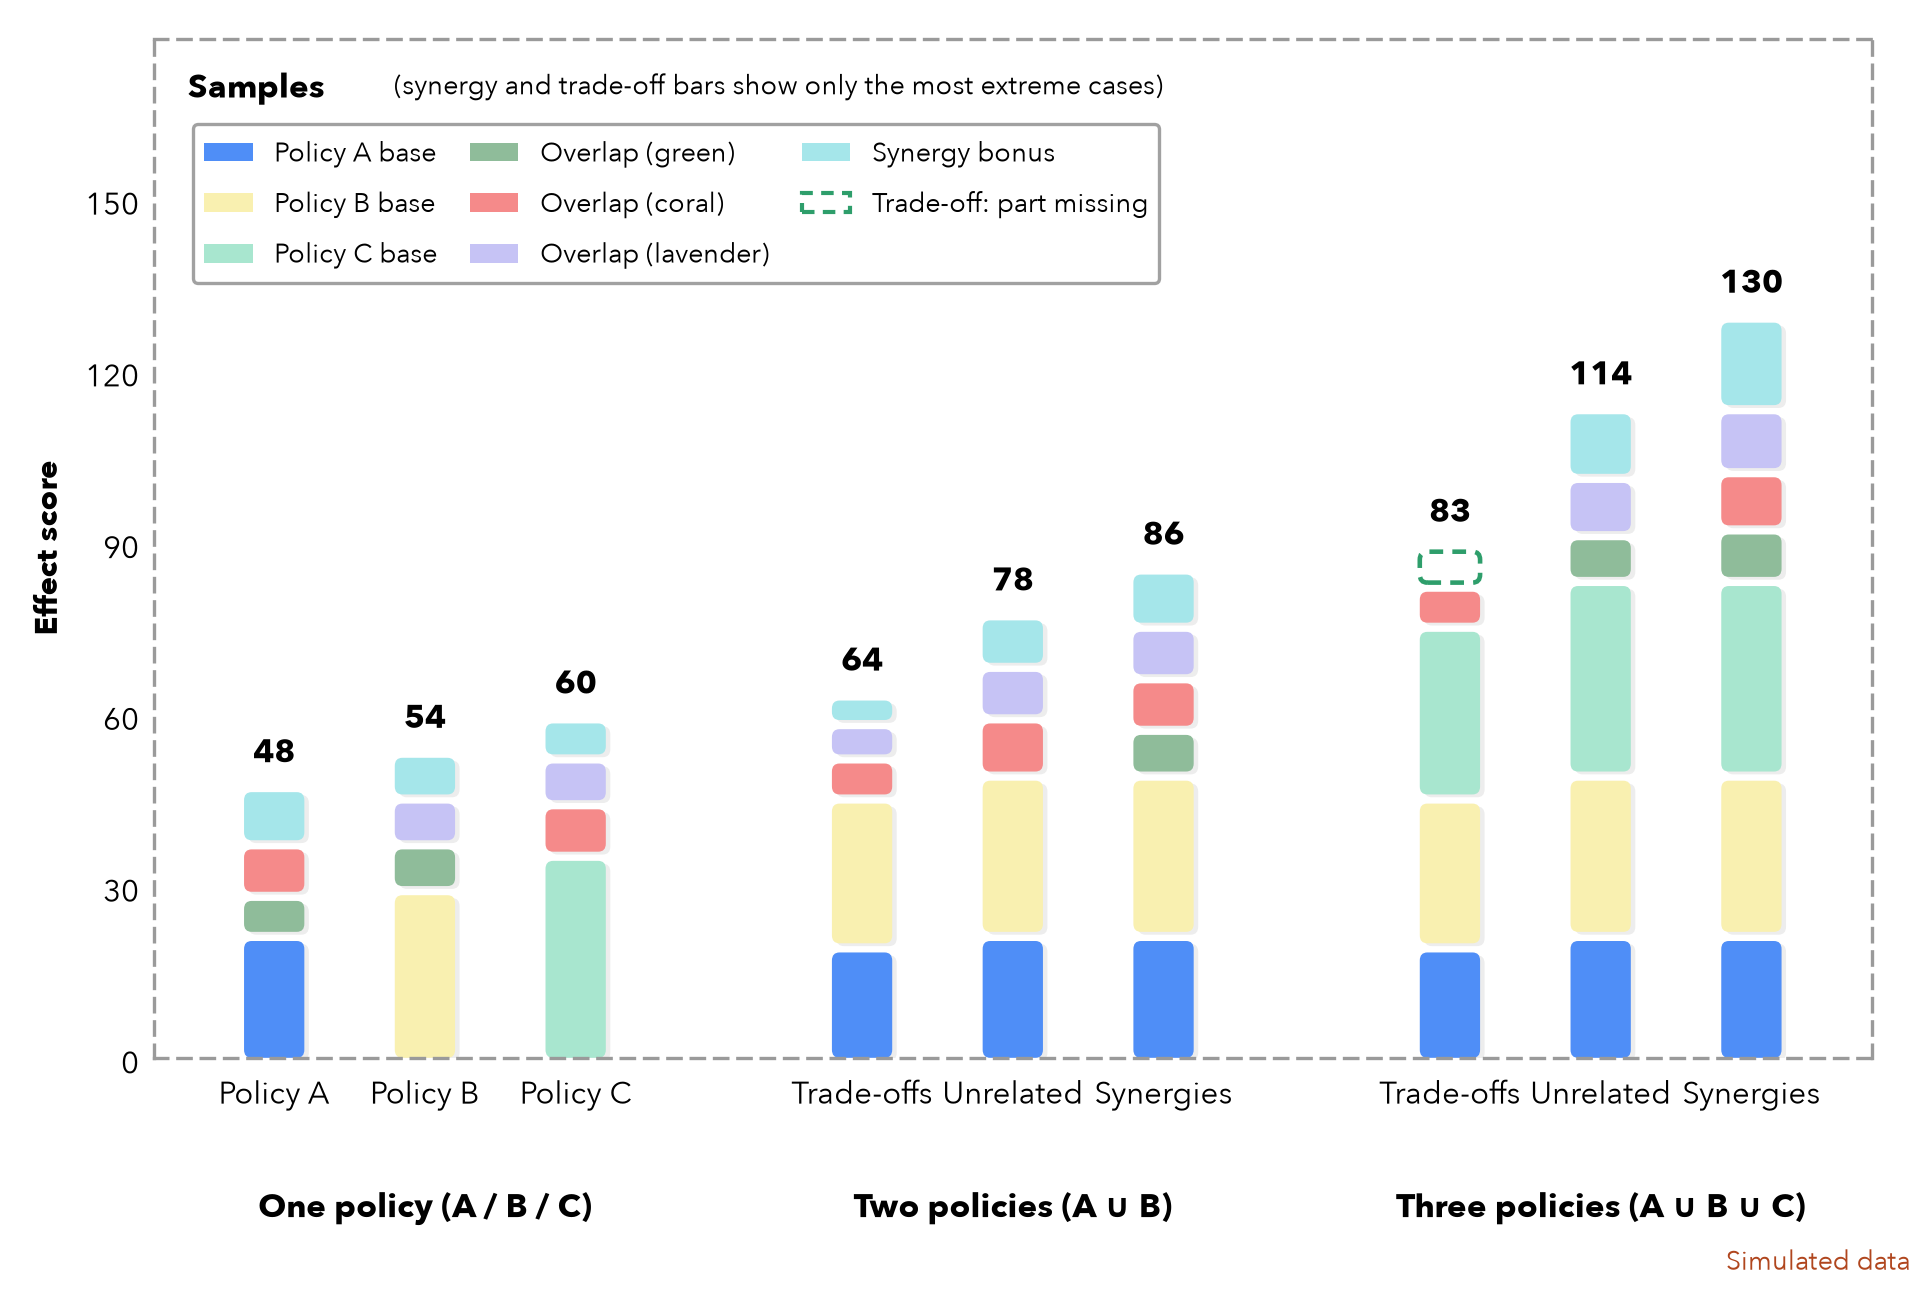

The Python source for this figure:
"""Grouped stacked bars built from rounded blocks, totals on top, a dashed empty frame for a missing part.

Drawn after a figure in the author's private reference collection (layout, marks, palette, legend box, the dashed outer frame).

*** SIMULATED DATA *** below. Replace `BARS` (scenario, bar name, {component: value}) and `MISSING`.
"""
from pathlib import Path

import matplotlib.pyplot as plt
from matplotlib.patches import FancyBboxPatch, Patch

OUT = Path(__file__).with_suffix(".png")
COLORS = {"Policy A base": "#4f8ef7", "Policy B base": "#f9f0b0", "Policy C base": "#a8e6cf", "Overlap (green)": "#8fbc9a",
          "Overlap (coral)": "#f58a8a", "Overlap (lavender)": "#c6c3f5", "Synergy bonus": "#a5e6ea"}
MISSING_COLOR = "#2e9e6b"
BARS = [("One policy (A / B / C)", "Policy A", {"Policy A base": 22, "Overlap (green)": 7, "Overlap (coral)": 9, "Synergy bonus": 10}),
        ("One policy (A / B / C)", "Policy B", {"Policy B base": 30, "Overlap (green)": 8, "Overlap (lavender)": 8, "Synergy bonus": 8}),
        ("One policy (A / B / C)", "Policy C", {"Policy C base": 36, "Overlap (coral)": 9, "Overlap (lavender)": 8, "Synergy bonus": 7}),
        ("Two policies (A ∪ B)", "Trade-offs", {"Policy A base": 20, "Policy B base": 26, "Overlap (coral)": 7, "Overlap (lavender)": 6, "Synergy bonus": 5}),
        ("Two policies (A ∪ B)", "Unrelated", {"Policy A base": 22, "Policy B base": 28, "Overlap (coral)": 10, "Overlap (lavender)": 9, "Synergy bonus": 9}),
        ("Two policies (A ∪ B)", "Synergies", {"Policy A base": 22, "Policy B base": 28, "Overlap (green)": 8, "Overlap (coral)": 9, "Overlap (lavender)": 9, "Synergy bonus": 10}),
        ("Three policies (A ∪ B ∪ C)", "Trade-offs", {"Policy A base": 20, "Policy B base": 26, "Policy C base": 30, "Overlap (coral)": 7}),
        ("Three policies (A ∪ B ∪ C)", "Unrelated", {"Policy A base": 22, "Policy B base": 28, "Policy C base": 34, "Overlap (green)": 8, "Overlap (lavender)": 10, "Synergy bonus": 12}),
        ("Three policies (A ∪ B ∪ C)", "Synergies", {"Policy A base": 22, "Policy B base": 28, "Policy C base": 34, "Overlap (green)": 9, "Overlap (coral)": 10, "Overlap (lavender)": 11, "Synergy bonus": 16})]
MISSING = {6: 7}                                 # bar index -> size of the part that is absent, drawn as an empty dashed frame
W, GAP = 0.5, 1.6                                # bar width, vertical gap between blocks (data units)

plt.rcParams.update({"font.family": ["Avenir Next", "Helvetica Neue", "Arial", "DejaVu Sans"], "font.size": 7.5, "pdf.fonttype": 42})
fig, ax = plt.subplots(figsize=(6.4, 4.3))
fig.subplots_adjust(left=0.08, right=0.975, top=0.97, bottom=0.18)


def block(x, y, h, **kw):
    ax.add_patch(FancyBboxPatch((x - W / 2 + 0.05, y), W - 0.1, h, boxstyle="round,pad=0,rounding_size=0.05",
                                mutation_aspect=28, **kw))


xs, centres, scenario_names = [], {}, []
for k, (scenario, name, parts) in enumerate(BARS):
    x = k + (k // 3) * 0.9
    xs.append(x)
    centres.setdefault(scenario, []).append(x)
    y = 0
    for comp, v in parts.items():
        h = max(v - GAP, 0.8)
        block(x + 0.03, y - 0.5, h, fc="#000000", ec="none", alpha=0.07, zorder=1)             # shadow
        block(x, y, h, fc=COLORS[comp], ec="none", zorder=2)
        y += v
    if k in MISSING:
        block(x, y, MISSING[k] - GAP, fc="none", ec=MISSING_COLOR, lw=1.1, ls=(0, (3, 2)), zorder=2)
        y += MISSING[k]
    ax.text(x, y + 1.5, f"{sum(parts.values())}", ha="center", va="bottom", fontweight="bold", fontsize=8)
ax.set_xticks(xs, [b[1] for b in BARS])
ax.set_xlim(-0.8, xs[-1] + 0.8); ax.set_ylim(0, 178)
ax.set_yticks([0, 30, 60, 90, 120, 150])
ax.set_ylabel("Effect score", fontweight="bold")
ax.tick_params(length=0)
for scenario, c in centres.items():
    ax.text(sum(c) / len(c), -22, scenario, ha="center", va="top", fontweight="bold", fontsize=8)
for sp in ax.spines.values():                    # dashed grey frame instead of solid axes
    sp.set_linestyle((0, (4, 3))); sp.set_color("#9a9a9a"); sp.set_linewidth(0.8)

handles = [Patch(fc=c, label=l) for l, c in COLORS.items()] + [Patch(fc="none", ec=MISSING_COLOR, ls=(0, (3, 2)), lw=1.0, label="Trade-off: part missing")]
leg = ax.legend(handles=handles, ncol=3, loc="upper left", bbox_to_anchor=(0.015, 0.93), fontsize=6.5, handlelength=1.8,
                columnspacing=1.2, fancybox=True, edgecolor="#8a8a8a")
leg.get_frame().set_linewidth(0.8)
ax.text(0.02, 0.975, "Samples", transform=ax.transAxes, va="top", fontweight="bold", fontsize=8)
ax.text(0.14, 0.972, "(synergy and trade-off bars show only the most extreme cases)", transform=ax.transAxes, va="top", fontsize=6.5)

fig.text(0.995, 0.008, "Simulated data", ha="right", va="bottom", fontsize=6.5, color="#b0461e")
fig.savefig(OUT, dpi=300)
print(OUT)
